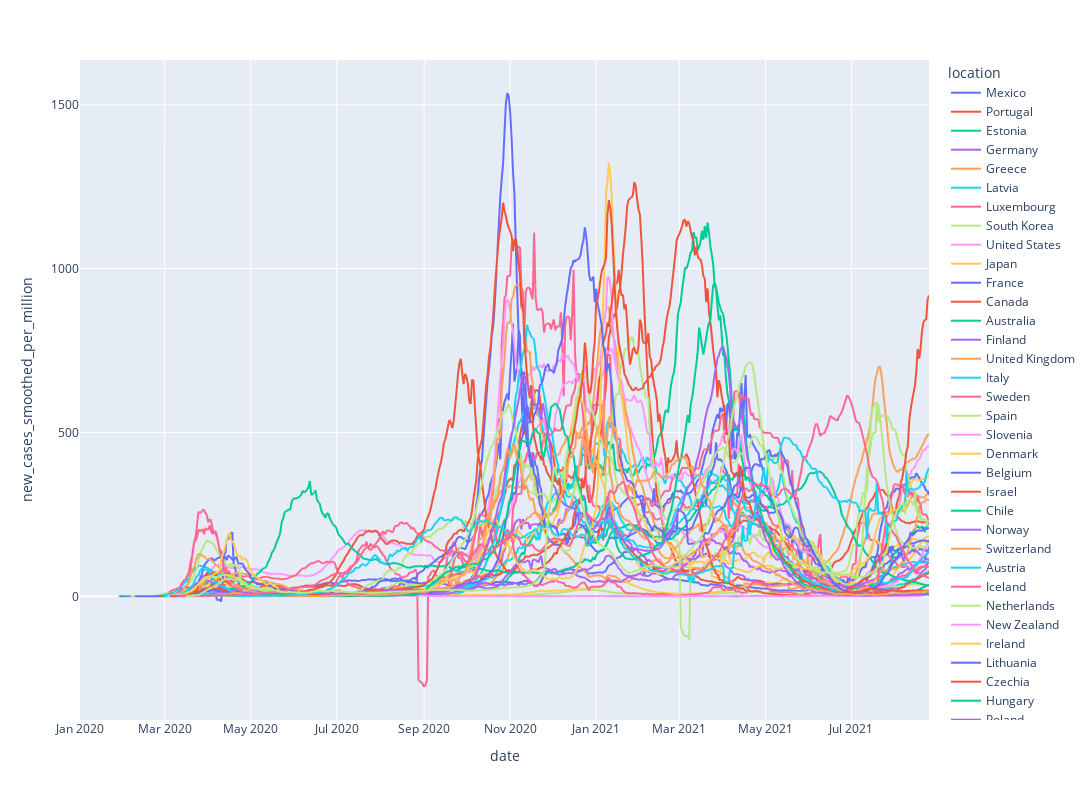

Notebook cell for this chart:
### Code cell
plot_countries(oecd_data, "new_cases_smoothed_per_million")

### Figure 1 — Plotly figure (JSON) as saved in the notebook; plotly's stock layout.template omitted (floating-point values rounded to 4 significant figures; data arrays with more than 128 entries replaced by an {"elided": "..."} marker saying what was removed)
{"data": [{"hovertemplate": "location=Mexico<br>date=%{x}<br>new_cases_smoothed_per_million=%{y}<extra></extra>", "legendgroup": "Mexico", "line": {"color": "#636efa", "dash": "solid"}, "marker": {"symbol": "circle"}, "mode": "lines", "name": "Mexico", "showlegend": true, "type": "scattergl", "x": {"elided": "603 str values"}, "xaxis": "x", "y": {"elided": "603 float values"}, "yaxis": "y"}, {"hovertemplate": "location=Portugal<br>date=%{x}<br>new_cases_smoothed_per_million=%{y}<extra></extra>", "legendgroup": "Portugal", "line": {"color": "#EF553B", "dash": "solid"}, "marker": {"symbol": "circle"}, "mode": "lines", "name": "Portugal", "showlegend": true, "type": "scattergl", "x": {"elided": "554 str values"}, "xaxis": "x", "y": {"elided": "554 float values"}, "yaxis": "y"}, {"hovertemplate": "location=Estonia<br>date=%{x}<br>new_cases_smoothed_per_million=%{y}<extra></extra>", "legendgroup": "Estonia", "line": {"color": "#00cc96", "dash": "solid"}, "marker": {"symbol": "circle"}, "mode": "lines", "name": "Estonia", "showlegend": true, "type": "scattergl", "x": {"elided": "570 str values"}, "xaxis": "x", "y": {"elided": "570 float values"}, "yaxis": "y"}, {"hovertemplate": "location=Germany<br>date=%{x}<br>new_cases_smoothed_per_million=%{y}<extra></extra>", "legendgroup": "Germany", "line": {"color": "#ab63fa", "dash": "solid"}, "marker": {"symbol": "circle"}, "mode": "lines", "name": "Germany", "showlegend": true, "type": "scattergl", "x": {"elided": "580 str values"}, "xaxis": "x", "y": {"elided": "580 float values"}, "yaxis": "y"}, {"hovertemplate": "location=Greece<br>date=%{x}<br>new_cases_smoothed_per_million=%{y}<extra></extra>", "legendgroup": "Greece", "line": {"color": "#FFA15A", "dash": "solid"}, "marker": {"symbol": "circle"}, "mode": "lines", "name": "Greece", "showlegend": true, "type": "scattergl", "x": {"elided": "554 str values"}, "xaxis": "x", "y": {"elided": "554 float values"}, "yaxis": "y"}, {"hovertemplate": "location=Latvia<br>date=%{x}<br>new_cases_smoothed_per_million=%{y}<extra></extra>", "legendgroup": "Latvia", "line": {"color": "#19d3f3", "dash": "solid"}, "marker": {"symbol": "circle"}, "mode": "lines", "name": "Latvia", "showlegend": true, "type": "scattergl", "x": {"elided": "551 str values"}, "xaxis": "x", "y": {"elided": "551 float values"}, "yaxis": "y"}, {"hovertemplate": "location=Luxembourg<br>date=%{x}<br>new_cases_smoothed_per_million=%{y}<extra></extra>", "legendgroup": "Luxembourg", "line": {"color": "#FF6692", "dash": "solid"}, "marker": {"symbol": "circle"}, "mode": "lines", "name": "Luxembourg", "showlegend": true, "type": "scattergl", "x": {"elided": "551 str values"}, "xaxis": "x", "y": {"elided": "551 float values"}, "yaxis": "y"}, {"hovertemplate": "location=South Korea<br>date=%{x}<br>new_cases_smoothed_per_million=%{y}<extra></extra>", "legendgroup": "South Korea", "line": {"color": "#B6E880", "dash": "solid"}, "marker": {"symbol": "circle"}, "mode": "lines", "name": "South Korea", "showlegend": true, "type": "scattergl", "x": {"elided": "583 str values"}, "xaxis": "x", "y": {"elided": "583 float values"}, "yaxis": "y"}, {"hovertemplate": "location=United States<br>date=%{x}<br>new_cases_smoothed_per_million=%{y}<extra></extra>", "legendgroup": "United States", "line": {"color": "#FF97FF", "dash": "solid"}, "marker": {"symbol": "circle"}, "mode": "lines", "name": "United States", "showlegend": true, "type": "scattergl", "x": {"elided": "582 str values"}, "xaxis": "x", "y": {"elided": "582 float values"}, "yaxis": "y"}, {"hovertemplate": "location=Japan<br>date=%{x}<br>new_cases_smoothed_per_million=%{y}<extra></extra>", "legendgroup": "Japan", "line": {"color": "#FECB52", "dash": "solid"}, "marker": {"symbol": "circle"}, "mode": "lines", "name": "Japan", "showlegend": true, "type": "scattergl", "x": {"elided": "582 str values"}, "xaxis": "x", "y": {"elided": "582 float values"}, "yaxis": "y"}, {"hovertemplate": "location=France<br>date=%{x}<br>new_cases_smoothed_per_million=%{y}<extra></extra>", "legendgroup": "France", "line": {"color": "#636efa", "dash": "solid"}, "marker": {"symbol": "circle"}, "mode": "lines", "name": "France", "showlegend": true, "type": "scattergl", "x": {"elided": "580 str values"}, "xaxis": "x", "y": {"elided": "580 float values"}, "yaxis": "y"}, {"hovertemplate": "location=Canada<br>date=%{x}<br>new_cases_smoothed_per_million=%{y}<extra></extra>", "legendgroup": "Canada", "line": {"color": "#EF553B", "dash": "solid"}, "marker": {"symbol": "circle"}, "mode": "lines", "name": "Canada", "showlegend": true, "type": "scattergl", "x": {"elided": "578 str values"}, "xaxis": "x", "y": {"elided": "578 float values"}, "yaxis": "y"}, {"hovertemplate": "location=Australia<br>date=%{x}<br>new_cases_smoothed_per_million=%{y}<extra></extra>", "legendgroup": "Australia", "line": {"color": "#00cc96", "dash": "solid"}, "marker": {"symbol": "circle"}, "mode": "lines", "name": "Australia", "showlegend": true, "type": "scattergl", "x": {"elided": "578 str values"}, "xaxis": "x", "y": {"elided": "578 float values"}, "yaxis": "y"}, {"hovertemplate": "location=Finland<br>date=%{x}<br>new_cases_smoothed_per_million=%{y}<extra></extra>", "legendgroup": "Finland", "line": {"color": "#ab63fa", "dash": "solid"}, "marker": {"symbol": "circle"}, "mode": "lines", "name": "Finland", "showlegend": true, "type": "scattergl", "x": {"elided": "575 str values"}, "xaxis": "x", "y": {"elided": "575 float values"}, "yaxis": "y"}, {"hovertemplate": "location=United Kingdom<br>date=%{x}<br>new_cases_smoothed_per_million=%{y}<extra></extra>", "legendgroup": "United Kingdom", "line": {"color": "#FFA15A", "dash": "solid"}, "marker": {"symbol": "circle"}, "mode": "lines", "name": "United Kingdom", "showlegend": true, "type": "scattergl", "x": {"elided": "573 str values"}, "xaxis": "x", "y": {"elided": "573 float values"}, "yaxis": "y"}, {"hovertemplate": "location=Italy<br>date=%{x}<br>new_cases_smoothed_per_million=%{y}<extra></extra>", "legendgroup": "Italy", "line": {"color": "#19d3f3", "dash": "solid"}, "marker": {"symbol": "circle"}, "mode": "lines", "name": "Italy", "showlegend": true, "type": "scattergl", "x": {"elided": "573 str values"}, "xaxis": "x", "y": {"elided": "573 float values"}, "yaxis": "y"}, {"hovertemplate": "location=Sweden<br>date=%{x}<br>new_cases_smoothed_per_million=%{y}<extra></extra>", "legendgroup": "Sweden", "line": {"color": "#FF6692", "dash": "solid"}, "marker": {"symbol": "circle"}, "mode": "lines", "name": "Sweden", "showlegend": true, "type": "scattergl", "x": {"elided": "572 str values"}, "xaxis": "x", "y": {"elided": "572 float values"}, "yaxis": "y"}, {"hovertemplate": "location=Spain<br>date=%{x}<br>new_cases_smoothed_per_million=%{y}<extra></extra>", "legendgroup": "Spain", "line": {"color": "#B6E880", "dash": "solid"}, "marker": {"symbol": "circle"}, "mode": "lines", "name": "Spain", "showlegend": true, "type": "scattergl", "x": {"elided": "572 str values"}, "xaxis": "x", "y": {"elided": "572 float values"}, "yaxis": "y"}, {"hovertemplate": "location=Slovenia<br>date=%{x}<br>new_cases_smoothed_per_million=%{y}<extra></extra>", "legendgroup": "Slovenia", "line": {"color": "#FF97FF", "dash": "solid"}, "marker": {"symbol": "circle"}, "mode": "lines", "name": "Slovenia", "showlegend": true, "type": "scattergl", "x": {"elided": "571 str values"}, "xaxis": "x", "y": {"elided": "571 float values"}, "yaxis": "y"}, {"hovertemplate": "location=Denmark<br>date=%{x}<br>new_cases_smoothed_per_million=%{y}<extra></extra>", "legendgroup": "Denmark", "line": {"color": "#FECB52", "dash": "solid"}, "marker": {"symbol": "circle"}, "mode": "lines", "name": "Denmark", "showlegend": true, "type": "scattergl", "x": {"elided": "571 str values"}, "xaxis": "x", "y": {"elided": "571 float values"}, "yaxis": "y"}, {"hovertemplate": "location=Belgium<br>date=%{x}<br>new_cases_smoothed_per_million=%{y}<extra></extra>", "legendgroup": "Belgium", "line": {"color": "#636efa", "dash": "solid"}, "marker": {"symbol": "circle"}, "mode": "lines", "name": "Belgium", "showlegend": true, "type": "scattergl", "x": {"elided": "569 str values"}, "xaxis": "x", "y": {"elided": "569 float values"}, "yaxis": "y"}, {"hovertemplate": "location=Israel<br>date=%{x}<br>new_cases_smoothed_per_million=%{y}<extra></extra>", "legendgroup": "Israel", "line": {"color": "#EF553B", "dash": "solid"}, "marker": {"symbol": "circle"}, "mode": "lines", "name": "Israel", "showlegend": true, "type": "scattergl", "x": {"elided": "553 str values"}, "xaxis": "x", "y": {"elided": "553 float values"}, "yaxis": "y"}, {"hovertemplate": "location=Chile<br>date=%{x}<br>new_cases_smoothed_per_million=%{y}<extra></extra>", "legendgroup": "Chile", "line": {"color": "#00cc96", "dash": "solid"}, "marker": {"symbol": "circle"}, "mode": "lines", "name": "Chile", "showlegend": true, "type": "scattergl", "x": {"elided": "550 str values"}, "xaxis": "x", "y": {"elided": "550 float values"}, "yaxis": "y"}, {"hovertemplate": "location=Norway<br>date=%{x}<br>new_cases_smoothed_per_million=%{y}<extra></extra>", "legendgroup": "Norway", "line": {"color": "#ab63fa", "dash": "solid"}, "marker": {"symbol": "circle"}, "mode": "lines", "name": "Norway", "showlegend": true, "type": "scattergl", "x": {"elided": "548 str values"}, "xaxis": "x", "y": {"elided": "548 float values"}, "yaxis": "y"}, {"hovertemplate": "location=Switzerland<br>date=%{x}<br>new_cases_smoothed_per_million=%{y}<extra></extra>", "legendgroup": "Switzerland", "line": {"color": "#FFA15A", "dash": "solid"}, "marker": {"symbol": "circle"}, "mode": "lines", "name": "Switzerland", "showlegend": true, "type": "scattergl", "x": {"elided": "548 str values"}, "xaxis": "x", "y": {"elided": "548 float values"}, "yaxis": "y"}, {"hovertemplate": "location=Austria<br>date=%{x}<br>new_cases_smoothed_per_million=%{y}<extra></extra>", "legendgroup": "Austria", "line": {"color": "#19d3f3", "dash": "solid"}, "marker": {"symbol": "circle"}, "mode": "lines", "name": "Austria", "showlegend": true, "type": "scattergl", "x": {"elided": "548 str values"}, "xaxis": "x", "y": {"elided": "548 float values"}, "yaxis": "y"}, {"hovertemplate": "location=Iceland<br>date=%{x}<br>new_cases_smoothed_per_million=%{y}<extra></extra>", "legendgroup": "Iceland", "line": {"color": "#FF6692", "dash": "solid"}, "marker": {"symbol": "circle"}, "mode": "lines", "name": "Iceland", "showlegend": true, "type": "scattergl", "x": {"elided": "546 str values"}, "xaxis": "x", "y": {"elided": "546 float values"}, "yaxis": "y"}, {"hovertemplate": "location=Netherlands<br>date=%{x}<br>new_cases_smoothed_per_million=%{y}<extra></extra>", "legendgroup": "Netherlands", "line": {"color": "#B6E880", "dash": "solid"}, "marker": {"symbol": "circle"}, "mode": "lines", "name": "Netherlands", "showlegend": true, "type": "scattergl", "x": {"elided": "546 str values"}, "xaxis": "x", "y": {"elided": "546 float values"}, "yaxis": "y"}, {"hovertemplate": "location=New Zealand<br>date=%{x}<br>new_cases_smoothed_per_million=%{y}<extra></extra>", "legendgroup": "New Zealand", "line": {"color": "#FF97FF", "dash": "solid"}, "marker": {"symbol": "circle"}, "mode": "lines", "name": "New Zealand", "showlegend": true, "type": "scattergl", "x": {"elided": "545 str values"}, "xaxis": "x", "y": {"elided": "545 float values"}, "yaxis": "y"}, {"hovertemplate": "location=Ireland<br>date=%{x}<br>new_cases_smoothed_per_million=%{y}<extra></extra>", "legendgroup": "Ireland", "line": {"color": "#FECB52", "dash": "solid"}, "marker": {"symbol": "circle"}, "mode": "lines", "name": "Ireland", "showlegend": true, "type": "scattergl", "x": {"elided": "544 str values"}, "xaxis": "x", "y": {"elided": "544 float values"}, "yaxis": "y"}, {"hovertemplate": "location=Lithuania<br>date=%{x}<br>new_cases_smoothed_per_million=%{y}<extra></extra>", "legendgroup": "Lithuania", "line": {"color": "#636efa", "dash": "solid"}, "marker": {"symbol": "circle"}, "mode": "lines", "name": "Lithuania", "showlegend": true, "type": "scattergl", "x": {"elided": "544 str values"}, "xaxis": "x", "y": {"elided": "544 float values"}, "yaxis": "y"}, {"hovertemplate": "location=Czechia<br>date=%{x}<br>new_cases_smoothed_per_million=%{y}<extra></extra>", "legendgroup": "Czechia", "line": {"color": "#EF553B", "dash": "solid"}, "marker": {"symbol": "circle"}, "mode": "lines", "name": "Czechia", "showlegend": true, "type": "scattergl", "x": {"elided": "543 str values"}, "xaxis": "x", "y": {"elided": "543 float values"}, "yaxis": "y"}, {"hovertemplate": "location=Hungary<br>date=%{x}<br>new_cases_smoothed_per_million=%{y}<extra></extra>", "legendgroup": "Hungary", "line": {"color": "#00cc96", "dash": "solid"}, "marker": {"symbol": "circle"}, "mode": "lines", "name": "Hungary", "showlegend": true, "type": "scattergl", "x": {"elided": "541 str values"}, "xaxis": "x", "y": {"elided": "541 float values"}, "yaxis": "y"}, {"hovertemplate": "location=Poland<br>date=%{x}<br>new_cases_smoothed_per_million=%{y}<extra></extra>", "legendgroup": "Poland", "line": {"color": "#ab63fa", "dash": "solid"}, "marker": {"symbol": "circle"}, "mode": "lines", "name": "Poland", "showlegend": true, "type": "scattergl", "x": {"elided": "540 str values"}, "xaxis": "x", "y": {"elided": "540 float values"}, "yaxis": "y"}, {"hovertemplate": "location=Slovakia<br>date=%{x}<br>new_cases_smoothed_per_million=%{y}<extra></extra>", "legendgroup": "Slovakia", "line": {"color": "#FFA15A", "dash": "solid"}, "marker": {"symbol": "circle"}, "mode": "lines", "name": "Slovakia", "showlegend": true, "type": "scattergl", "x": {"elided": "538 str values"}, "xaxis": "x", "y": {"elided": "538 float values"}, "yaxis": "y"}, {"hovertemplate": "location=Costa Rica<br>date=%{x}<br>new_cases_smoothed_per_million=%{y}<extra></extra>", "legendgroup": "Costa Rica", "line": {"color": "#19d3f3", "dash": "solid"}, "marker": {"symbol": "circle"}, "mode": "lines", "name": "Costa Rica", "showlegend": true, "type": "scattergl", "x": {"elided": "538 str values"}, "xaxis": "x", "y": {"elided": "538 float values"}, "yaxis": "y"}, {"hovertemplate": "location=Colombia<br>date=%{x}<br>new_cases_smoothed_per_million=%{y}<extra></extra>", "legendgroup": "Colombia", "line": {"color": "#FF6692", "dash": "solid"}, "marker": {"symbol": "circle"}, "mode": "lines", "name": "Colombia", "showlegend": true, "type": "scattergl", "x": {"elided": "538 str values"}, "xaxis": "x", "y": {"elided": "538 float values"}, "yaxis": "y"}, {"hovertemplate": "location=Turkey<br>date=%{x}<br>new_cases_smoothed_per_million=%{y}<extra></extra>", "legendgroup": "Turkey", "line": {"color": "#B6E880", "dash": "solid"}, "marker": {"symbol": "circle"}, "mode": "lines", "name": "Turkey", "showlegend": true, "type": "scattergl", "x": {"elided": "533 str values"}, "xaxis": "x", "y": {"elided": "533 float values"}, "yaxis": "y"}], "layout": {"height": 800, "legend": {"title": {"text": "location"}, "tracegroupgap": 0}, "margin": {"t": 60}, "width": 1500, "xaxis": {"anchor": "y", "domain": [0, 1], "title": {"text": "date"}}, "yaxis": {"anchor": "x", "domain": [0, 1], "title": {"text": "new_cases_smoothed_per_million"}}}}
